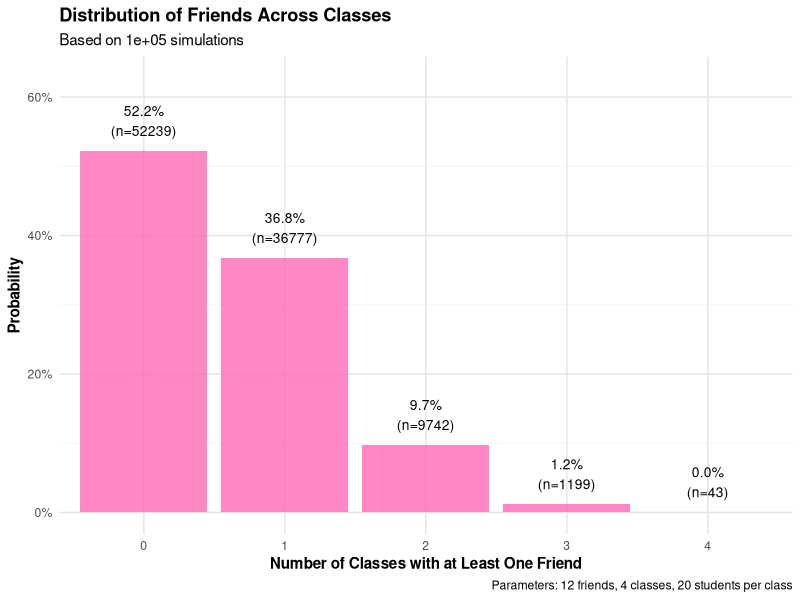

Generate this figure with R:
## ---- chunk 1
# Load necessary libraries
# Load necessary libraries quietly
suppressPackageStartupMessages(library(tidyverse))
suppressPackageStartupMessages(library(scales))  # For better axis formatting

# Set seed for reproducibility
set.seed(123)

# Set simulation parameters
num_friends <- 12           # Number of friends
num_classes <- 4           # Number of classes taking
class_size <- 20          # Number of people per class
total_students <- 1500    # Total students in Pomona classes
num_simulations <- 100000  # Number of simulation runs

# Define a function to simulate one scenario
simulate_friends_in_classes <- function(num_friends, num_classes, class_size, total_students) {
  # Generate friend IDs
  friend_ids <- sample(1:total_students, num_friends)
  
  # Simulate each class and count friends
  class_results <- map_lgl(1:num_classes, function(x) {
    # Sample students for this class
    class_students <- sample(1:total_students, class_size)
    # Check if any friends are in this class
    any(friend_ids %in% class_students)
  })
  
  # Return the number of classes with at least one friend
  sum(class_results)
}

# Run multiple simulations using map_dbl
results <- map_dbl(1:num_simulations, 
                  ~simulate_friends_in_classes(num_friends, num_classes, 
                                            class_size, total_students))

# Create a data frame of results
results_df <- tibble(
  classes_with_friends = factor(results, levels = 0:num_classes),
  count = 1
) %>%
  group_by(classes_with_friends) %>%
  summarise(frequency = n()) %>%
  mutate(probability = frequency / num_simulations)

# Create the visualization
friend_distribution_plot <- ggplot(results_df, 
       aes(x = classes_with_friends, y = probability)) +
  geom_bar(stat = "identity", fill = "hotpink", alpha = 0.8) +
  geom_text(aes(label = paste0(scales::percent(probability, accuracy = 0.1),
                              "\n(n=", frequency, ")")),
            vjust = -0.5, size = 3.5) +
  scale_y_continuous(labels = scales::percent, 
                    limits = c(0, max(results_df$probability) * 1.2)) +
  labs(title = "Distribution of Friends Across Classes",
       subtitle = paste("Based on", num_simulations, "simulations"),
       x = "Number of Classes with at Least One Friend",
       y = "Probability",
       caption = paste("Parameters:", num_friends, "friends,", 
                      num_classes, "classes,", 
                      class_size, "students per class")) +
  theme_minimal() +
  theme(
    plot.title = element_text(face = "bold"),
    axis.title = element_text(face = "bold"),
    panel.grid.major = element_line(color = "gray90"),
    panel.grid.minor = element_line(color = "gray95")
  )



# Calculate summary statistics
summary_stats <- list(
  mean_classes = mean(results),
  median_classes = median(results),
  sd_classes = sd(results),
  no_friends_count = sum(results == 0),
  all_classes_count = sum(results == num_classes)
)

# Print summary statistics
cat("\nSummary Statistics:\n")
cat("Mean number of classes with friends:", round(summary_stats$mean_classes, 2), "\n")
cat("Median number of classes with friends:", summary_stats$median_classes, "\n")
cat("Standard deviation:", round(summary_stats$sd_classes, 2), "\n")
cat("Number of simulations with no friends in any class:", 
    summary_stats$no_friends_count, "out of", num_simulations, "\n")
cat("Number of simulations with at least one friend in all classes:", 
    summary_stats$all_classes_count, "out of", num_simulations, "\n")

# Display the plot
print(friend_distribution_plot)
